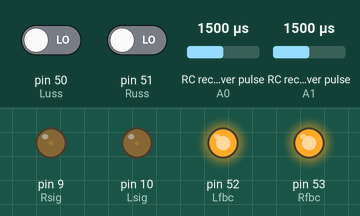
Simulated run of this sketch. Board: Arduino Mega 2560, built with avr-gcc and run on an emulated ATmega2560. On the bench: output pins drawn as LEDs (lit = HIGH). Wiring (inferred from the names in the program): 2 × RC receiver channel: data A0 / data A1. The test bench sets the inputs (shaded band); at power-on: RC receiver pulse (sensors on A0, A1) 1500 µs, pin 50 (Luss) LOW, pin 51 (Russ) LOW. What the sketch prints to the serial monitor is not drawn.

Above: at 1.2 s.
1.3 s: RC receiver pulse (sensor on A0) set to 1020 µs
At 3.3 s:
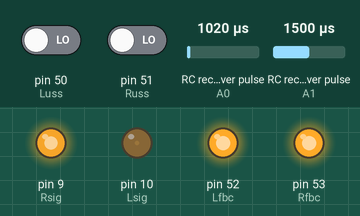
3.6 s: RC receiver pulse (sensor on A1) set to 1020 µs
At 4.7 s:
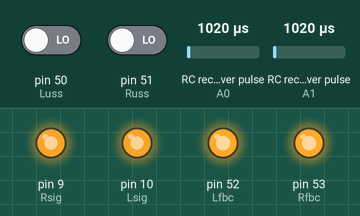
5.7 s: RC receiver pulse (sensor on A0) set to 1250 µs
At 7.0 s:
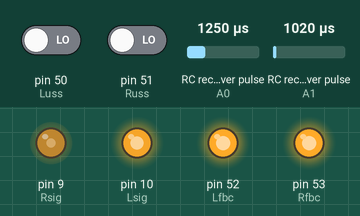
7.8 s: RC receiver pulse (sensor on A1) set to 1250 µs
At 9.4 s:
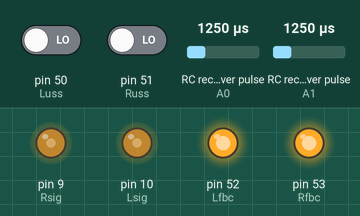
10.0 s: RC receiver pulse (sensor on A0) set to 1500 µs
At 11.7 s:
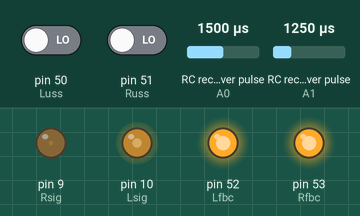
12.1 s: RC receiver pulse (sensor on A1) set to 1750 µs
At 14.1 s:
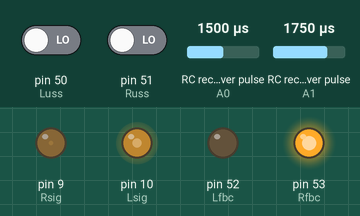
Timing chart, 0 to 15.2 s (numbered marks = the images above; inputs shaded):
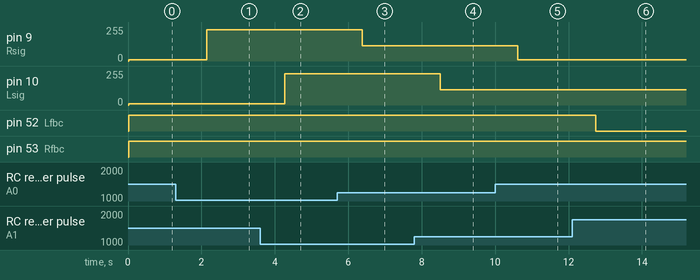

Measured:
- after the input at 1.3 s, pin 9 (Rsig): 10/255 → 235/255 after 0.84 s
- after the input at 3.6 s, pin 10 (Lsig): 10/255 → 235/255 after 0.66 s
- after the input at 5.7 s, pin 9 (Rsig): 235/255 → 114/255 after 0.68 s
- after the input at 7.8 s, pin 10 (Lsig): 235/255 → 114/255 after 0.70 s
- after the input at 10.0 s, pin 9 (Rsig): 114/255 → 10/255 after 0.62 s
- after the input at 12.1 s, pin 52 (Lfbc): HIGH → LOW after 0.64 s

The sketch:

pixhawk_controller.ino
```cpp
const int CH1_PIN = A0;
const int CH2_PIN = A1;

const int Rsig = 9;
const int Lsig = 10;

const int Rfbc = 53;
const int Lfbc = 52;

const int Russ = 51;
const int Luss = 50;

int Rvalf;
int Rvalb;
int Lvalf;
int Lvalb;


int CH1_value = 0;
int CH2_value = 0;


void setup() {
  Serial.begin(38400);
  pinMode(CH1_PIN, INPUT);
  pinMode(CH2_PIN, INPUT);
  pinMode(Rsig, OUTPUT);
  pinMode(Lsig, OUTPUT);
  pinMode(Rfbc, OUTPUT);
  pinMode(Lfbc, OUTPUT);
  pinMode(Russ, INPUT);
  pinMode(Luss, INPUT);

}

void loop() {
  if ((Russ != LOW) && (Luss != LOW)) {
    CH1_value = pulseIn(CH1_PIN, HIGH);
    CH2_value = pulseIn(CH2_PIN, HIGH);
    Rvalf = map(CH1_value, 1550, 2000, 10, 245);
    Rvalb = map(CH1_value, 1000, 1450, 245, 10);
    Lvalf = map(CH2_value, 1550, 2000, 10, 245);
    Lvalb = map(CH2_value, 1000, 1450, 245, 10);


    if (CH1_value > 1550) {
      analogWrite( Rsig, Rvalf);
      digitalWrite(Rfbc, LOW);

    }
    if ((CH1_value < 1450) && (CH1_value > 0)) {
      analogWrite( Rsig, Rvalb);
      digitalWrite(Rfbc, HIGH);

    }
    if (CH2_value > 1550) {
      analogWrite( Lsig, Lvalf);
      digitalWrite(Lfbc, LOW);

    }
    if ((CH2_value < 1450) && (CH2_value > 0)) {
      analogWrite( Lsig, Lvalb);
      digitalWrite(Lfbc, HIGH);

    }
    if ((CH1_value >= 1450) && (CH1_value <= 1550) || (CH1_value = 0)) {
      analogWrite( Rsig, 10);
      digitalWrite(Rfbc, HIGH);
    }
    if ((CH2_value >= 1450) && (CH2_value <= 1550) || (CH2_value = 0)) {
      analogWrite( Lsig, 10);
      digitalWrite(Lfbc, HIGH);
    }

  }

  if ((Russ == LOW) && (Luss != LOW)) {
    CH1_value = pulseIn(CH1_PIN, HIGH);
    CH2_value = pulseIn(CH2_PIN, HIGH);
    Rvalf = map(CH1_value, 1550, 2000, 10, 245);
    Rvalb = map(CH1_value, 1000, 1450, 245, 10);
    Lvalf = map(CH2_value, 1550, 2000, 10, 245);
    Lvalb = map(CH2_value, 1000, 1450, 245, 10);


    if (CH1_value > 1550) {
      analogWrite( Rsig, Rvalf);
      digitalWrite(Rfbc, LOW);
    }
    if ((CH1_value < 1450) && (CH1_value > 0)) {
      analogWrite( Rsig, Rvalb);
      digitalWrite(Rfbc, HIGH);
    }
    if (CH2_value > 1550) {
      analogWrite( Lsig, Lvalf);
      digitalWrite(Lfbc, LOW);
    }
    if ((CH2_value < 1450) && (CH2_value > 0)) {
      analogWrite( Lsig, Lvalb);
      digitalWrite(Lfbc, HIGH);
    }
    if ((CH1_value >= 1450) && (CH1_value <= 1550) || (CH1_value = 0)) {
      analogWrite( Rsig, 10);
      digitalWrite(Rfbc, HIGH);
    }
    if ((CH2_value >= 1450) && (CH2_value <= 1550) || (CH2_value = 0)) {
      analogWrite( Lsig, 10);
      digitalWrite(Lfbc, HIGH);
    }
  }


  Serial.print(pulseIn(Rsig, HIGH) / 51 / 4);
  Serial.print("&");
  Serial.print(pulseIn(Lsig, HIGH) / 51 / 4);
  Serial.print("&");
  Serial.print(digitalRead(Russ));
  Serial.print("&");
  Serial.print(digitalRead(Luss));
  Serial.println("");
  delay(100);


}
```
